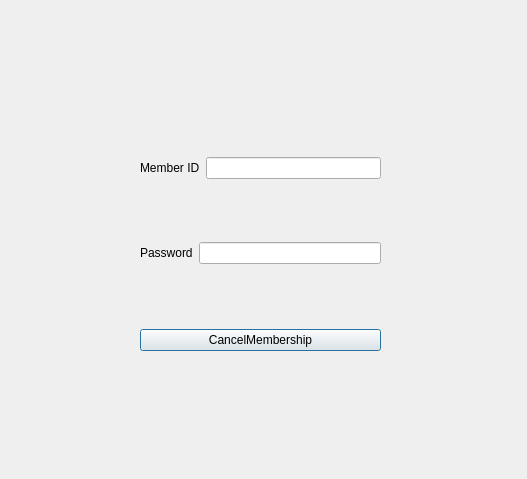
<?xml version="1.0" encoding="UTF-8"?>
<ui version="4.0">
 <class>Window_CancelMembership</class>
 <widget class="QDialog" name="Window_CancelMembership">
  <property name="geometry">
   <rect>
    <x>0</x>
    <y>0</y>
    <width>527</width>
    <height>479</height>
   </rect>
  </property>
  <property name="windowTitle">
   <string>Dialog</string>
  </property>
  <widget class="QWidget" name="layoutWidget">
   <property name="geometry">
    <rect>
     <x>140</x>
     <y>100</y>
     <width>241</width>
     <height>251</height>
    </rect>
   </property>
   <layout class="QVBoxLayout" name="verticalLayout_2">
    <item>
     <layout class="QVBoxLayout" name="verticalLayout">
      <item>
       <layout class="QHBoxLayout" name="horizontalLayout"/>
      </item>
      <item>
       <layout class="QHBoxLayout" name="horizontalLayout_2"/>
      </item>
      <item>
       <layout class="QHBoxLayout" name="horizontalLayout_3">
        <item>
         <widget class="QLabel" name="label_AccountType">
          <property name="text">
           <string>Member ID</string>
          </property>
         </widget>
        </item>
        <item>
         <widget class="QLineEdit" name="lineEdit_MemberId"/>
        </item>
       </layout>
      </item>
      <item>
       <layout class="QHBoxLayout" name="horizontalLayout_4">
        <item>
         <widget class="QLabel" name="label_ExpireDate">
          <property name="text">
           <string>Password</string>
          </property>
         </widget>
        </item>
        <item>
         <widget class="QLineEdit" name="lineEdit_Password"/>
        </item>
       </layout>
      </item>
     </layout>
    </item>
    <item>
     <widget class="QPushButton" name="pushButton_CacnelMembership">
      <property name="text">
       <string>CancelMembership</string>
      </property>
     </widget>
    </item>
   </layout>
  </widget>
 </widget>
 <resources/>
 <connections/>
</ui>
